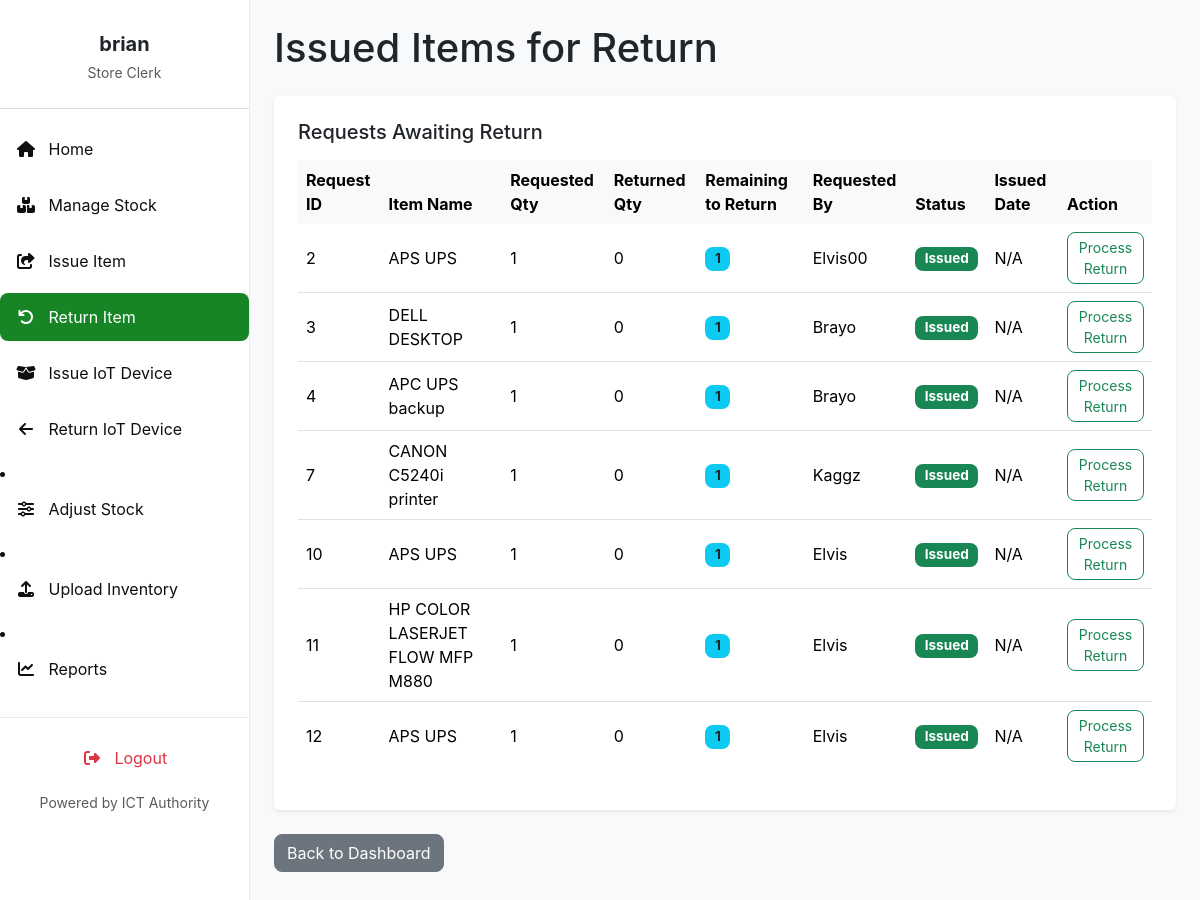
The app's page /returns/ (signed in) with its own data.
### invent/models.py (models this page shows, shortened)
class ItemRequest(models.Model):
    item = models.ForeignKey('InventoryItem', on_delete=models.CASCADE)
    name = models.CharField(max_length=100)
    quantity = models.PositiveIntegerField(default=1)  # Quantity requested
    reason = models.TextField(blank=True, null=True)
    application_date = models.DateField(default=timezone.now)
    requestor = models.ForeignKey(User, on_delete=models.CASCADE)
    STATUS_CHOICES = [
        ('Pending', 'Pending'),
        ('Approved', 'Approved'),
        ('Issued', 'Issued'),  # Item has been issued (fully or partially)
        ('Rejected', 'Rejected'),
        ('Cancelled', 'Cancelled'),
        ('Partially Returned', 'Partially Returned'),
        ('Fully Returned', 'Fully Returned'),
    ]
    status = models.CharField(
        max_length=20, choices=STATUS_CHOICES, default='Pending')  # Increased max_length
    date_requested = models.DateTimeField(auto_now_add=True)
    date_issued = models.DateTimeField(null=True, blank=True)
    returned_quantity = models.PositiveIntegerField(default=0)
    _original_status = None
    def __init__(self, *args, **kwargs):
        super().__init__(*args, **kwargs)
        self._original_status = self.status
    def quantity_to_be_returned(self):
        return self.quantity - self.returned_quantity

class InventoryItem(models.Model):
    STATUS_CHOICES = [
        ('Pending', 'Pending'),
        ('In Stock', 'In Stock'),
        ('Issued', 'Issued'),
        ('Returned', 'Returned'),
        ('Low Stock', 'Low Stock'),
        ('Out of Stock', 'Out of Stock'),
    ]
    CONDITION_CHOICES = [
        ("Serviceable", "Serviceable"),
        ("Not Serviceable", "Not Serviceable"),
        ("Not working", "Not working"),
        ("Good", "Good"),
        ("Fair", "Fair"),
        ("Poor", "Poor"),
    ]
    name = models.CharField(
        max_length=255, help_text="e.g., Dell Optiplex 7010 (from Asset Description)")
    serial_number = models.CharField(
        max_length=255, unique=True, blank=True, null=True,
        help_text="Unique serial number of the asset (from Serial Number in CSV)"
    )
    category = models.CharField(
        max_length=100, blank=True,
        help_text="e.g., Printer, CPU, Monitor (from Asset Category-Minor)"
    )
    condition = models.CharField(
        max_length=20, choices=CONDITION_CHOICES, default="Serviceable",
        help_text="Current condition of the asset (from Condition in CSV)"
    )
    status = models.CharField(
        max_length=20, choices=STATUS_CHOICES, default='In Stock')
    expiration_date = models.DateField(null=True, blank=True)
    quantity_total = models.PositiveIntegerField(default=0)
    quantity_issued = models.PositiveIntegerField(default=0)
    quantity_returned = models.PositiveIntegerField(default=0)
    created_by = models.ForeignKey(
        User, on_delete=models.SET_NULL, null=True, blank=True, related_name='inventory_created_by')
    created_at = models.DateTimeField(auto_now_add=True)
    updated_at = models.DateTimeField(auto_now=True)

### invent/views.py (the view)
# urls.py: path('returns/', views.list_issued_requests_for_return, # This was previously select_request_for_return in my views.py
@login_required
@permission_required('invent.can_issue_item', raise_exception=True)
def list_issued_requests_for_return(request):
    issued_requests = ItemRequest.objects.filter(
        status='Issued'
    ).exclude(
        quantity__lte=F('returned_quantity')
    ).select_related('item', 'requestor').order_by('-date_issued')
    context = {
        'issued_requests': issued_requests,
        'title': 'Issued Items for Return'
    }
    return render(request, 'invent/list_issued_requests_for_return.html', context)

### invent/context_processors.py (called while the page is built)
def pending_requests_count(request):
    count = 0  # Default to 0
    if request.user.is_authenticated:
        if request.user.has_perm('invent.can_issue_item'):
            count = ItemRequest.objects.filter(status='Pending').count()
    return {'pending_requests_count_for_sidebar': count}

### invent/templates/invent/list_issued_requests_for_return.html (shortened to what this page needs)
{% extends 'invent/base_store_clerk.html' %}
{% load static %}
{% block content %}
    <h1 class="mb-4">{{ title }}</h1>
    <div class="bg-white p-4 rounded shadow-sm mb-4">
        <div class="d-flex justify-content-between align-items-center mb-3 flex-wrap">
            <h5 class="mb-2 mb-sm-0">Requests Awaiting Return</h5>
        </div>
        <div class="table-responsive">
            {% if issued_requests %}
                <table class="table table-hover align-middle">
                    <thead class="table-light">
                        <tr>
                            <th>Request ID</th>
                            <th>Item Name</th>
                            <th>Requested Qty</th>
                            <th>Returned Qty</th>
                            <th>Remaining to Return</th>
                            <th>Requested By</th>
                            <th>Status</th>
                            <th>Issued Date</th>
                            <th>Action</th>
                        </tr>
                    </thead>
                    <tbody>
                        {% for req in issued_requests %}
                            <tr>
                                <td>{{ req.id }}</td>
                                <td>{{ req.item.name }}</td>
                                <td>{{ req.quantity }}</td>
                                <td>{{ req.returned_quantity }}</td>
                                <td>
                                    <span class="badge bg-info text-dark">
                                        {{ req.quantity_to_be_returned }}
                                    </span>
                                </td>
                                <td>{{ req.requestor.get_full_name|default:req.requestor.username }}</td>
                                <td>
                                    <span class="badge
                                        {% if req.status == 'Issued' %}bg-primary
                                        {% elif req.status == 'Partially Returned' %}bg-warning text-dark
                                        {% else %}bg-secondary{% endif %}">
                                        {{ req.status }}
                                    </span>
                                </td>
                                <td>{{ req.date_issued|date:"Y-m-d H:i"|default:"N/A" }}</td>
                                <td>
                                    <a href="{% url 'process_return_for_request' req.id %}" class="btn btn-sm btn-outline-success">
                                        Process Return
                                    </a>
                                </td>
                            </tr>
                        {% endfor %}
                    </tbody>
                </table>
            {% else %}
                <p class="text-center text-muted p-3">No issued requests currently eligible for return.</p>
            {% endif %}
        </div>
    </div>
    <p><a href="{% url 'store_clerk_dashboard' %}" class="btn btn-secondary">Back to Dashboard</a></p>
{% endblock content %}

### invent/templates/invent/base_store_clerk.html (shortened to what this page needs)
<!DOCTYPE html>
<html lang="en">
<head>
    <link href="https://cdn.jsdelivr.net/npm/bootstrap@5.3.3/dist/css/bootstrap.min.css" rel="stylesheet">
    <link href="https://cdnjs.cloudflare.com/ajax/libs/font-awesome/6.4.0/css/all.min.css" rel="stylesheet">
    <link href="https://cdn.jsdelivr.net/npm/select2@4.1.0-rc.0/dist/css/select2.min.css" rel="stylesheet" />
    <link href="https://cdn.jsdelivr.net/npm/select2-bootstrap-5-theme@1.3.0/dist/select2-bootstrap-5-theme.min.css" rel="stylesheet" />
</head>
<body>
    <nav id="sidebarMenu" class="sidebar-wrapper collapse d-md-block">
        <div class="sidebar-content">
            <div class="text-center mb-4 pt-3">
                <h5 class="fw-bold mb-1 text-dark">{{ user.first_name|default:user.username }}</h5>
                <small class="text-muted">Store Clerk</small>
            </div>
            <hr class="border-secondary opacity-25" />
            <ul class="nav flex-column">
                <li class="nav-item mb-2">
                    <a class="nav-link {% if request.resolver_match.url_name == 'store_clerk_dashboard' %}active{% endif %}" href="{% url 'store_clerk_dashboard' %}">
                       <i class="fas fa-fw fa-home me-2"></i> Home
                    </a>
                </li>
                <li class="nav-item mb-2">
                    <a class="nav-link {% if request.resolver_match.url_name == 'manage_stock' %}active{% endif %}" href="{% url 'manage_stock' %}">
                        <i class="fas fa-fw fa-boxes me-2"></i> Manage Stock
                    </a>
                </li>
                <li class="nav-item mb-2">
                    <a class="nav-link {% if request.resolver_match.url_name == 'issue_item' %}active{% endif %}" href="{% url 'issue_item' %}">
                        <i class="fas fa-fw fa-share-square me-2"></i> Issue Item
                    </a>
                </li>
                <li class="nav-item mb-2">
                    <a class="nav-link {% if request.resolver_match.url_name == 'list_issued_requests_for_return' %}active{% endif %}" href="{% url 'list_issued_requests_for_return' %}">
                        <i class="fas fa-fw fa-undo me-2"></i> Return Item
                    </a>
                </li>
                <li class="nav-item mb-2">
                    <a class="nav-link {% if request.resolver_match.url_name == 'issue_device' %}active{% endif %}" href="{% url 'issue_device' %}">
                        <i class="fas fa-fw fa-box-open me-2"></i> Issue IoT Device
                    </a>
                </li>
                <li class="nav-item mb-2">
                    <a class="nav-link {% if request.resolver_match.url_name == 'return_device' %}active{% endif %}" href="{% url 'return_device' %}">
                        <i class="fas fa-fw fa-arrow-left me-2"></i> Return IoT Device
                    </a>
                </li>
            </ul>
                <li class="nav-item mb-2">
                    <a class="nav-link {% if request.resolver_match.url_name == 'adjust_stock' %}active{% endif %}" href="{% url 'adjust_stock' %}">
                        <i class="fas fa-fw fa-sliders-h me-2"></i> Adjust Stock
                    </a>
                </li>
                <li class="nav-item mb-2">
                    <a class="nav-link {% if request.resolver_match.url_name == 'upload_inventory' %}active{% endif %}" href="{% url 'upload_inventory' %}">
                        <i class="fas fa-fw fa-upload me-2"></i> Upload Inventory
                    </a>
                </li>
                <li class="nav-item mb-2">
                    <a class="nav-link {% if request.resolver_match.url_name == 'reports' %}active{% endif %}" href="{% url 'reports' %}">
                        <i class="fas fa-fw fa-chart-line me-2"></i> Reports
                    </a>
                </li>
        </div>
        <div class="sidebar-bottom">
            <ul class="nav flex-column mb-2">
                <li class="nav-item">
                    <a class="nav-link text-danger logout-link" href="{% url 'logout' %}">
                        <i class="fas fa-fw fa-right-from-bracket me-2"></i> Logout
                    </a>
                </li>
            </ul>
            <small class="text-muted">Powered by ICT Authority</small>
        </div>
    </nav>
    <main class="main-content">
        {% block content %}{% endblock %}
    </main>
</body>
</html>

### invent/templates/invent/base_store_clerk.html (style rules this page uses)
:root { --bs-primary: #198754; --bs-primary-rgb: 25, 135, 84; --bs-btn-primary-color: #fff; --bs-btn-primary-bg: var(--bs-primary); --bs-btn-primary-border-color: var(--bs-primary); --bs-btn-primary-hover-bg: #157347; --bs-btn-primary-hover-border-color: #146c43; --bs-btn-primary-active-bg: #13653f; --bs-btn-primary-active-border-color: #125f3c; --bs-link-color: var(--bs-primary); --bs-link-hover-color: #157347; --sidebar-bg: white; --sidebar-text: #0f0f0f; --sidebar-active: #178526; --sidebar-hover: #15b33c; }
body { font-family: 'Inter', sans-serif; background-color: #f8f9fa; margin: 0; }
.sidebar-wrapper { position: fixed; top: 0; bottom: 0; left: 0; width: 250px; background-color: var(--sidebar-bg); color: var(--sidebar-text); border-right: 1px solid #e9ecef; z-index: 1030; display: flex; flex-direction: column; }
.sidebar-content { flex-grow: 1; overflow-y: auto; padding-top: 1rem; padding-bottom: 1rem; }
.sidebar-wrapper .nav-link { color: var(--sidebar-text); padding: 0.75rem 1rem; border-radius: 0.5rem; transition: background-color 0.2s ease, color 0.2s ease; }
.sidebar-wrapper .nav-link.active { background-color: var(--sidebar-active); color: #fff; }
.sidebar-wrapper .nav-link.text-danger { color: #dc3545 !important; }
.sidebar-bottom { padding-top: 1rem; padding-bottom: 1rem; text-align: center; border-top: 1px solid #e9ecef; }
.main-content { margin-left: 250px; padding: 1.5rem; min-height: 100vh; overflow-x: hidden; transition: margin-left 0.3s ease-in-out; }
.btn { border-radius: 0.5rem; }
.badge { border-radius: 0.5rem; padding: 0.4em 0.7em; font-size: 0.85em; }
.table thead th { border-bottom: none; }
.table tbody tr:last-child td { border-bottom: none; }

### records on screen
ItemRequest: id "2", item.name "APS UPS", quantity "1", returned_quantity "0", quantity_to_be_returned "1", requestor.get_full_name "Elvis00", status "Issued", date_issued "N/A"
ItemRequest: id "3", item.name "DELL DESKTOP", quantity "1", returned_quantity "0", quantity_to_be_returned "1", requestor.get_full_name "Brayo", status "Issued", date_issued "N/A"
ItemRequest: id "4", item.name "APC UPS backup", quantity "1", returned_quantity "0", quantity_to_be_returned "1", requestor.get_full_name "Brayo", status "Issued", date_issued "N/A"
ItemRequest: id "7", item.name "CANON C5240i printer", quantity "1", returned_quantity "0", quantity_to_be_returned "1", requestor.get_full_name "Kaggz", status "Issued", date_issued "N/A"
ItemRequest: id "10", item.name "APS UPS", quantity "1", returned_quantity "0", quantity_to_be_returned "1", requestor.get_full_name "Elvis", status "Issued", date_issued "N/A"
ItemRequest: id "11", item.name "HP COLOR LASERJET FLOW MFP M880", quantity "1", returned_quantity "0", quantity_to_be_returned "1", requestor.get_full_name "Elvis", status "Issued", date_issued "N/A"
ItemRequest: id "12", item.name "APS UPS", quantity "1", returned_quantity "0", quantity_to_be_returned "1", requestor.get_full_name "Elvis", status "Issued", date_issued "N/A"

### other values on screen
{{ user.first_name|default:user.username }} "brian"
{{ title }} "Issued Items for Return"
